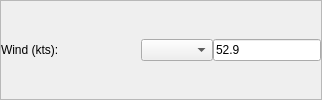
                       <widget class="QFrame" name="frame_WindIA1">
                        <property name="sizePolicy">
                         <sizepolicy hsizetype="Minimum" vsizetype="Preferred">
                          <horstretch>0</horstretch>
                          <verstretch>0</verstretch>
                         </sizepolicy>
                        </property>
                        <property name="frameShape">
                         <enum>QFrame::StyledPanel</enum>
                        </property>
                        <property name="frameShadow">
                         <enum>QFrame::Raised</enum>
                        </property>
                        <layout class="QHBoxLayout" name="horizontalLayout_32">
                         <property name="spacing">
                          <number>0</number>
                         </property>
                         <property name="margin">
                          <number>0</number>
                         </property>
                         <item>
                          <widget class="QLabel" name="label_20">
                           <property name="minimumSize">
                            <size>
                             <width>140</width>
                             <height>0</height>
                            </size>
                           </property>
                           <property name="maximumSize">
                            <size>
                             <width>100</width>
                             <height>16777215</height>
                            </size>
                           </property>
                           <property name="font">
                            <font>
                             <family>Arial</family>
                             <weight>50</weight>
                             <bold>false</bold>
                            </font>
                           </property>
                           <property name="text">
                            <string>Wind (kts):</string>
                           </property>
                          </widget>
                         </item>
                         <item>
                          <widget class="QComboBox" name="cmbWindIA1">
                           <property name="sizePolicy">
                            <sizepolicy hsizetype="Minimum" vsizetype="Fixed">
                             <horstretch>0</horstretch>
                             <verstretch>0</verstretch>
                            </sizepolicy>
                           </property>
                           <property name="minimumSize">
                            <size>
                             <width>60</width>
                             <height>0</height>
                            </size>
                           </property>
                           <property name="font">
                            <font>
                             <family>Arial</family>
                             <weight>50</weight>
                             <bold>false</bold>
                            </font>
                           </property>
                          </widget>
                         </item>
                         <item>
                          <widget class="QLineEdit" name="txtWindIA1">
                           <property name="sizePolicy">
                            <sizepolicy hsizetype="MinimumExpanding" vsizetype="Fixed">
                             <horstretch>0</horstretch>
                             <verstretch>0</verstretch>
                            </sizepolicy>
                           </property>
                           <property name="minimumSize">
                            <size>
                             <width>70</width>
                             <height>0</height>
                            </size>
                           </property>
                           <property name="maximumSize">
                            <size>
                             <width>16777215</width>
                             <height>16777215</height>
                            </size>
                           </property>
                           <property name="font">
                            <font>
                             <family>Arial</family>
                             <weight>50</weight>
                             <bold>false</bold>
                            </font>
                           </property>
                           <property name="text">
                            <string>52.9</string>
                           </property>
                          </widget>
                         </item>
                        </layout>
                       </widget>
